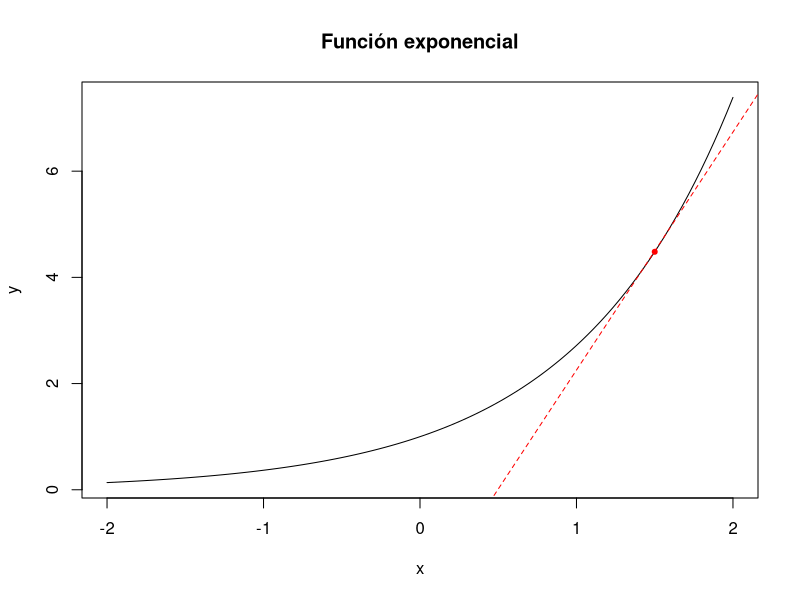

This chart was generated by the following R code: (Note: this script raises an error after producing the figure.)
## ---- chunk 1
x <- seq(-2, 2, len = 100)
y = exp(x)
plot(x, y, type = "l", main = "Función exponencial")
points(1.5, exp(1.5), col = "red", pch = 20)
abline(a = -2.227, b = exp(1.5), lty = 2, col = "red")
## ---- chunk 2
knitr::include_graphics("Unidad-I/popn.png")
## ---- chunk 3
x2 <- seq(0.001, 100, len = 100)
y2 = log(x2)
plot(x2, y2, type = "l", main = "Función logarítmica", ylab = "y", xlab ="x")
